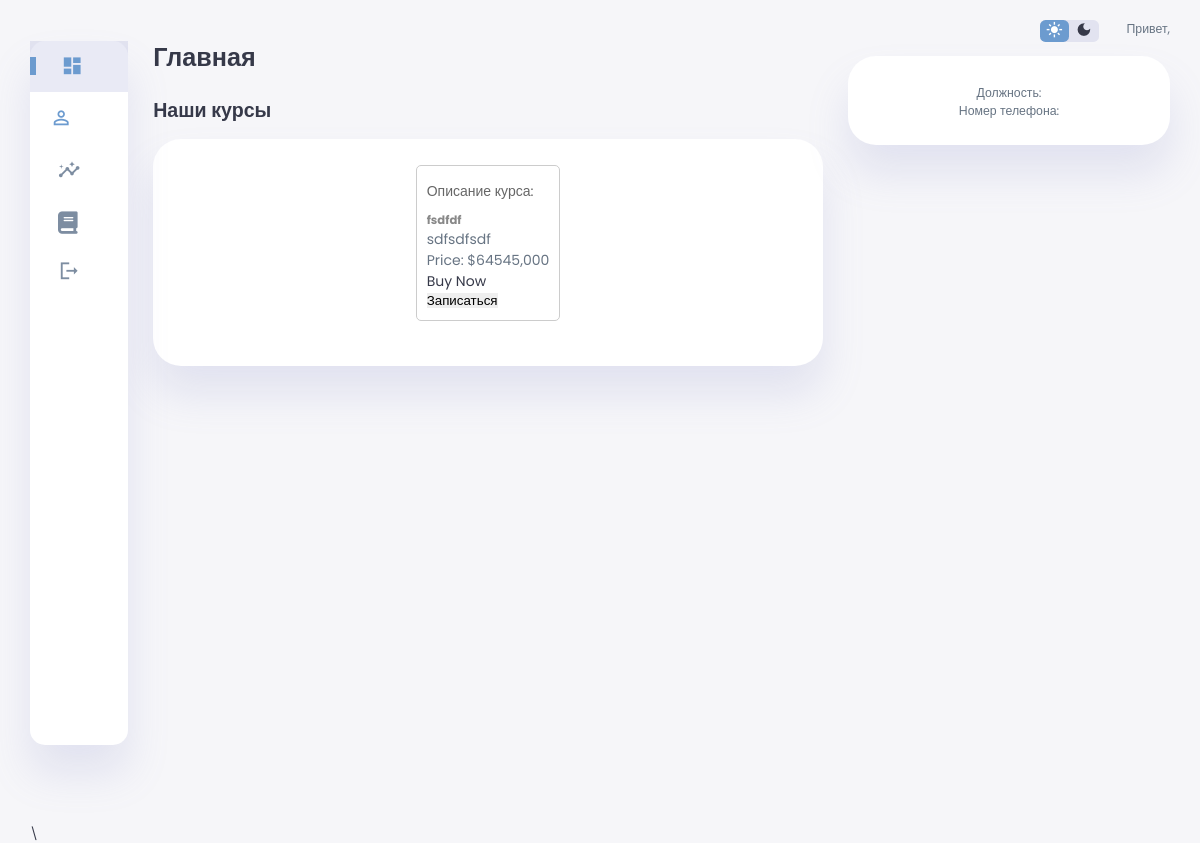
Before: / with the older database file.
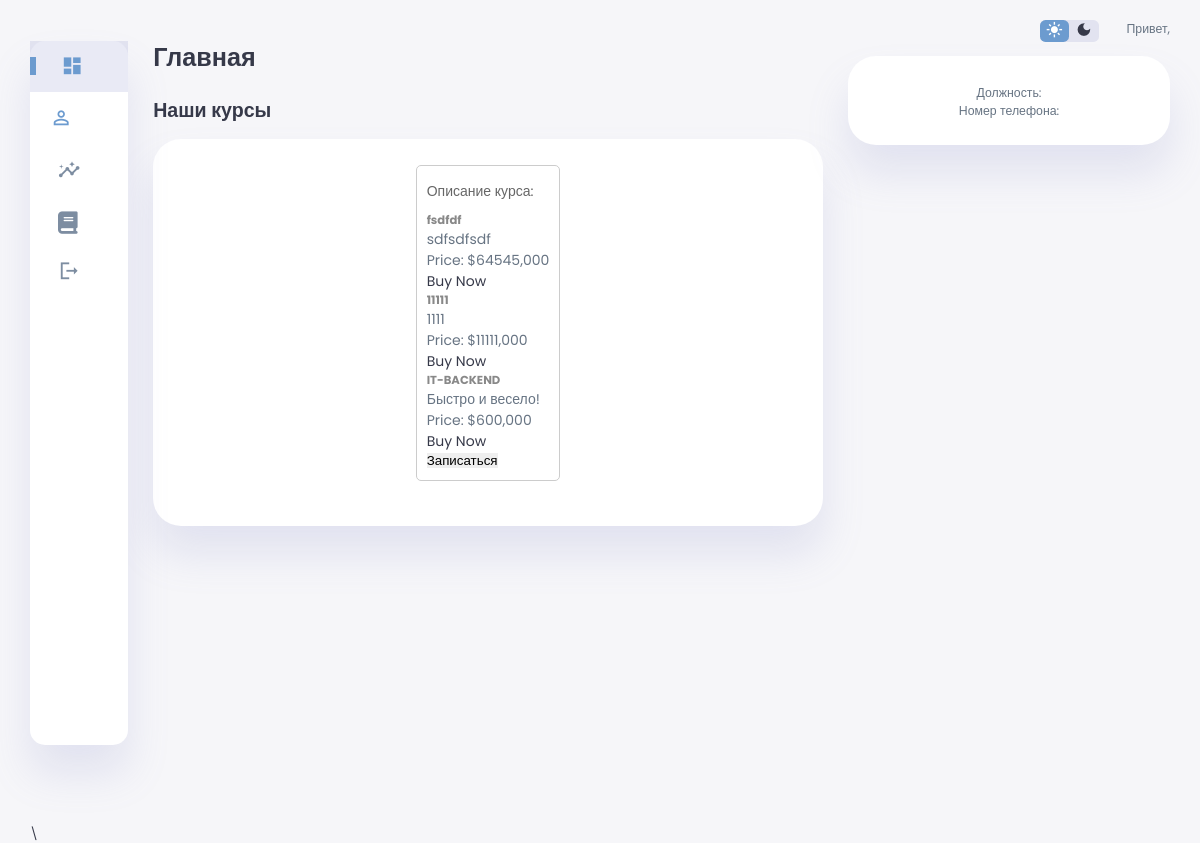
After: the same page with the newer database file.
### core/models.py (models this page shows, shortened)
class Course(models.Model):
    name = models.CharField(max_length=100, verbose_name='Курс обучения')
    description = models.TextField()
    price = models.DecimalField(max_digits=10, decimal_places=3, verbose_name='Цена')
    date_start = models.DateField(verbose_name='Дата начала подписки')
    date_end = models.DateField(verbose_name='Дата конца подписки')
    class Meta:
        verbose_name = 'Курс'
        verbose_name_plural = 'Курсы'

### core/views.py (the view)
# urls.py: path('', views.home, name='home'),
def home(request):
    courses = Course.objects.all()
    return render(request, 'home.html', {'courses': courses})

### core/templates/home.html (shortened to what this page needs)
{% extends 'index.html' %}
{% block content %}
<main>
    <h1>Главная</h1>
    <div class="new-users">
        <h2>Наши курсы</h2>
        <div class="user-list">
            <div class="course-card">
                <div class="course-description">Описание курса: {{course.name}}</div>
                <div class="course-details">
                    {% for course in courses %}
                    <div class="col-md-4 mb-4">
                        <div class="card">
                            <div class="card-body">
                                <h5 class="card-title">{{ course.name }}</h5>
                                <p class="card-text">{{ course.description }}</p>
                                <p class="card-text">Price: ${{ course.price }}</p>
                                <a href="" class="btn btn-primary">Buy Now</a>
                            </div>
                        </div>
                    </div>
                {% endfor %}
                </div>
                <button class="btn">Записаться</button>
            </div>
    </div>
</main>
{% endblock %}

### core/templates/index.html (shortened to what this page needs)
{% load static %}
<!DOCTYPE html>
<html lang="en">
<head>
    <link rel="stylesheet" href="{% static 'css/style.css'%}">
</head>
<body>
    <div class="container">
        <aside>
            <div class="sidebar">
                <a href="{% url 'home' %}" class="active">
                    <span class="material-icons-sharp">
                    </span>
                </a>
                <a href="message.html" class="message">
                    <span class="material-icons-sharp">
                    </span>
                </a>
                <a href="#">
                    <span class="material-icons-sharp">
                    </span>
                    <a href="{% url 'course_list' %}">
                        <span class="material-icons-sharp">
                            <i class="fa-solid fa-book"></i>
                        </span>
                    </a>
                <a href="{% url 'logout' %}">
                    <span class="material-icons-sharp">
                    </span>
                </a>
            </div>
        </aside>
            <main>
                {% block content %}{% endblock %}
            </main>
        <div class="right-section">
            <div class="nav">
                <div class="dark-mode">
                    <span class="material-icons-sharp active">
                    </span>
                    <span class="material-icons-sharp">
                    </span>
                </div>
                <div class="profile">
                    <div class="info">
                        <p>Привет, <b>{{user.first_name}}</b></p>
                    </div>
                </div>
            </div>
            <div class="user-profile">
                <div class="logo">
                    <p>Должность: {{ user.employee.position }}</p>
                    <p>Номер телефона: {{user.employee.phone}}</p>
                </div>
            </div>
    </div>
<script src="https://ajax.googleapis.com/ajax/libs/jquery/3.6.0/jquery.min.js"></script>\
</body>
</html>

### core/static/css/style.css (style rules this page uses)
:root { --color-primary: #6C9BCF; --color-danger: #FF0060; --color-success: #1B9C85; --color-warning: #F7D060; --color-white: #fff; --color-info-dark: #7d8da1; --color-dark: #363949; --color-light: rgba(132, 139, 200, 0.18); --color-dark-variant: #677483; --color-background: #f6f6f9; --card-border-radius: 2rem; --border-radius-1: 0.4rem; --border-radius-2: 1.2rem; --card-padding: 1.8rem; --padding-1: 1.2rem; --box-shadow: 0 2rem 3rem var(--color-light); }
* { margin: 0; padding: 0; outline: 0; appearance: 0; border: 0; text-decoration: none; box-sizing: border-box; }
html { font-size: 14px; }
body { width: 100vw; height: 100vh; font-family: 'Poppins', sans-serif; font-size: 0.88rem; user-select: none; overflow-x: hidden; color: var(--color-dark); background-color: var(--color-background); }
a { color: var(--color-dark); }
h1 { font-weight: 800; font-size: 1.8rem; }
h2 { font-weight: 600; font-size: 1.4rem; }
p { color: var(--color-dark-variant); }
.container { display: grid; width: 96%; margin: 0 auto; gap: 1.8rem; grid-template-columns: 12rem auto 23rem; }
aside { height: 100vh; }
aside .sidebar { display: flex; flex-direction: column; background-color: var(--color-white); box-shadow: var(--box-shadow); border-radius: 15px; height: 88vh; position: relative; top: 1.5rem; transition: all 0.3s ease; }
aside .sidebar a { display: flex; align-items: center; color: var(--color-info-dark); height: 3.7rem; gap: 1rem; position: relative; margin-left: 2rem; transition: all 0.3s ease; }
aside .sidebar a span { font-size: 1.6rem; transition: all 0.3s ease; }
aside .sidebar a:last-child { position: absolute; bottom: 2rem; width: 100%; }
aside .sidebar a.active { width: 100%; color: var(--color-primary); background-color: var(--color-light); margin-left: 0; }
aside .sidebar a.message { width: 100%; color: var(--color-primary); margin-left: 0; }
aside .sidebar a.message::before { content: ''; width: 6px; height: 18px; }
aside .sidebar a.active::before { content: ''; width: 6px; height: 18px; background-color: var(--color-primary); }
aside .sidebar a.active span { color: var(--color-primary); margin-left: calc(1rem - 3px); }
main { margin-top: 1.4rem; }
main .new-users { margin-top: 1.3rem; }
main .new-users .user-list { background-color: var(--color-white); padding: var(--card-padding); border-radius: var(--card-border-radius); margin-top: 1rem; box-shadow: var(--box-shadow); display: flex; justify-content: space-around; flex-wrap: wrap; gap: 1.4rem; cursor: pointer; transition: all 0.3s ease; }
.right-section { margin-top: 1.4rem; }
.right-section .nav { display: flex; justify-content: end; gap: 2rem; }
.right-section .dark-mode { background-color: var(--color-light); display: flex; justify-content: space-between; align-items: center; height: 1.6rem; width: 4.2rem; cursor: pointer; border-radius: var(--border-radius-1); }
.right-section .dark-mode span { font-size: 1.2rem; width: 50%; height: 100%; display: flex; align-items: center; justify-content: center; }
.right-section .dark-mode span.active { background-color: var(--color-primary); color: white; border-radius: var(--border-radius-1); }
.right-section .nav .profile { display: flex; gap: 2rem; text-align: right; }
.right-section .user-profile { display: flex; justify-content: center; text-align: center; margin-top: 1rem; background-color: var(--color-white); padding: var(--card-padding); border-radius: var(--card-border-radius); box-shadow: var(--box-shadow); cursor: pointer; transition: all 0.3s ease; }
@media screen and (max-width: 1200px) { .container { width: 95%; grid-template-columns: 7rem auto 23rem; } }
@media screen and (max-width: 1200px) { aside .sidebar a { width: 5.6rem; } }
@media screen and (max-width: 1200px) { aside .sidebar a:last-child { position: relative; margin-top: 1.8rem; } }
.course-card { border: 1px solid #ccc; border-radius: 5px; padding: 10px; margin-bottom: 20px; }
.course-description { font-size: 14px; color: #666; }
.course-details { margin-top: 10px; font-size: 14px; color: #888; }

Changed rows visible on the page:
added Course: name "11111", description "1111", price "11111,000"
added Course: name "IT-BACKEND", description "Быстро и весело!", price "600,000"
